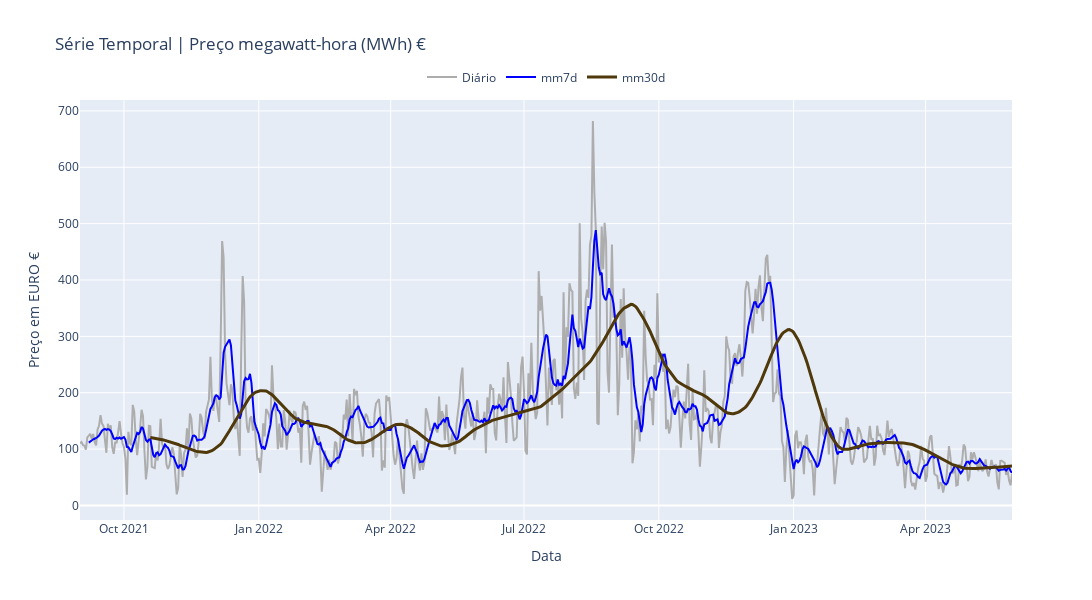

The cell this chart's notebook holds for it:
### Markdown cell above
## Montagem do gráfico

### Code cell
# Criar figura
Figura = go.Figure()

# Adicionar série temporal diária
Figura.add_trace(
    go.Scatter(
        x=anl_media_preco.index,
        y=anl_media_preco['media_preco'],
        mode='lines',
        name='Diário',
        line=dict(color='#adadad')
    )
)

# Adicionar média móvel de 7 dias
Figura.add_trace(
    go.Scatter(
        x=anl_media_preco.index,
        y=anl_media_preco['mm7d'],
        mode='lines',
        name='mm7d',
        line=dict(color='blue', width=2)
    )
)

# Adicionar média móvel de 30 dias com janela rolante de 20 dias
Figura.add_trace(
    go.Scatter(
        x=anl_media_preco.index,
        y=anl_media_preco['mm30d'].rolling(window=20).mean(),
        mode='lines',
        name='mm30d',
        line=dict(color='#4f390b', width=3)
    )
)

# Títulos e labels
Figura.update_layout(
    title='Série Temporal | Preço megawatt-hora (MWh) €',
    xaxis_title='Data',
    yaxis_title='Preço em EURO €',
    legend=dict(
        orientation='h',
        yanchor='bottom',
        y=1.02,
        xanchor='center',
        x=0.5,
    ),
    height=600,
    width=1200
)

Figura

### Figure 1 — Plotly figure (JSON) as saved in the notebook; plotly's stock layout.template omitted (floating-point values rounded to 4 significant figures; data arrays with more than 128 entries replaced by an {"elided": "..."} marker saying what was removed)
{"data": [{"line": {"color": "#adadad"}, "mode": "lines", "name": "Diário", "type": "scatter", "x": {"elided": "637 str values"}, "y": {"elided": "637 float values"}}, {"line": {"color": "blue", "width": 2}, "mode": "lines", "name": "mm7d", "type": "scatter", "x": {"elided": "637 str values"}, "y": {"elided": "637 float values"}}, {"line": {"color": "#4f390b", "width": 3}, "mode": "lines", "name": "mm30d", "type": "scatter", "x": {"elided": "637 str values"}, "y": {"elided": "637 float values"}}], "layout": {"height": 600, "legend": {"orientation": "h", "x": 0.5, "xanchor": "center", "y": 1.02, "yanchor": "bottom"}, "title": {"text": "Série Temporal | Preço megawatt-hora (MWh) €"}, "width": 1200, "xaxis": {"title": {"text": "Data"}}, "yaxis": {"title": {"text": "Preço em EURO €"}}}}
